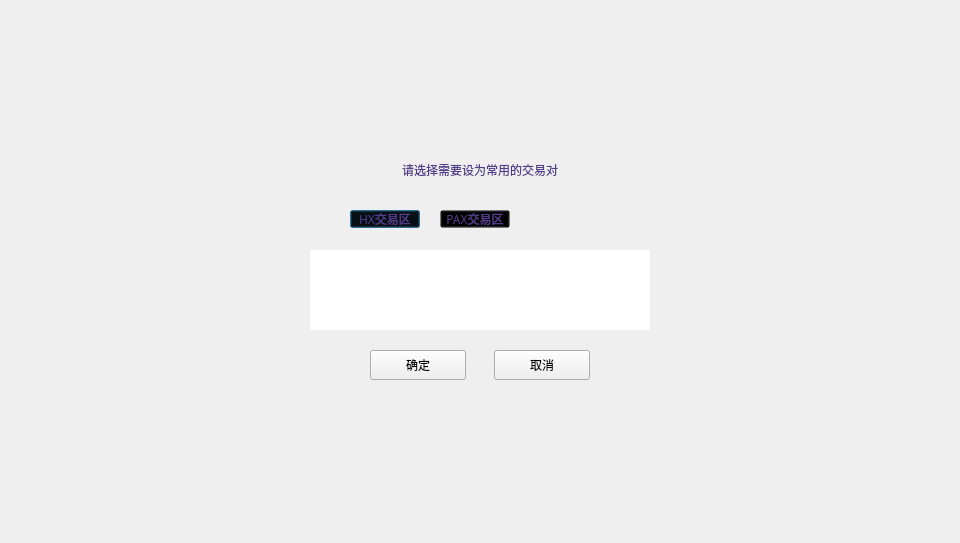
<?xml version="1.0" encoding="UTF-8"?>
<ui version="4.0">
 <class>AddMyExchangePairsDialog</class>
 <widget class="QDialog" name="AddMyExchangePairsDialog">
  <property name="geometry">
   <rect>
    <x>0</x>
    <y>0</y>
    <width>960</width>
    <height>543</height>
   </rect>
  </property>
  <property name="windowTitle">
   <string>Dialog</string>
  </property>
  <widget class="QWidget" name="widget" native="true">
   <property name="geometry">
    <rect>
     <x>0</x>
     <y>0</y>
     <width>960</width>
     <height>543</height>
    </rect>
   </property>
   <property name="font">
    <font>
     <family>Microsoft YaHei UI Light</family>
    </font>
   </property>
   <widget class="QWidget" name="containerWidget" native="true">
    <property name="geometry">
     <rect>
      <x>290</x>
      <y>140</y>
      <width>380</width>
      <height>260</height>
     </rect>
    </property>
    <widget class="QToolButton" name="cancelBtn">
     <property name="geometry">
      <rect>
       <x>204</x>
       <y>210</y>
       <width>96</width>
       <height>30</height>
      </rect>
     </property>
     <property name="cursor">
      <cursorShape>PointingHandCursor</cursorShape>
     </property>
     <property name="styleSheet">
      <string notr="true"/>
     </property>
     <property name="text">
      <string>取消</string>
     </property>
    </widget>
    <widget class="QToolButton" name="okBtn">
     <property name="geometry">
      <rect>
       <x>80</x>
       <y>210</y>
       <width>96</width>
       <height>30</height>
      </rect>
     </property>
     <property name="cursor">
      <cursorShape>PointingHandCursor</cursorShape>
     </property>
     <property name="styleSheet">
      <string notr="true"/>
     </property>
     <property name="text">
      <string>确定</string>
     </property>
    </widget>
    <widget class="QLabel" name="textLabel">
     <property name="geometry">
      <rect>
       <x>40</x>
       <y>10</y>
       <width>300</width>
       <height>40</height>
      </rect>
     </property>
     <property name="styleSheet">
      <string notr="true">font: 12px &quot;微软雅黑&quot;;
color: rgb(83, 61, 138);</string>
     </property>
     <property name="text">
      <string>请选择需要设为常用的交易对</string>
     </property>
     <property name="scaledContents">
      <bool>false</bool>
     </property>
     <property name="alignment">
      <set>Qt::AlignCenter</set>
     </property>
     <property name="wordWrap">
      <bool>true</bool>
     </property>
    </widget>
    <widget class="QPushButton" name="marketBtn1">
     <property name="geometry">
      <rect>
       <x>60</x>
       <y>70</y>
       <width>70</width>
       <height>18</height>
      </rect>
     </property>
     <property name="cursor">
      <cursorShape>PointingHandCursor</cursorShape>
     </property>
     <property name="styleSheet">
      <string notr="true">background:transparent;
color: rgb(83, 61, 138);
font: 12px &quot;微软雅黑&quot;;</string>
     </property>
     <property name="text">
      <string>HX交易区</string>
     </property>
    </widget>
    <widget class="QPushButton" name="marketBtn3">
     <property name="geometry">
      <rect>
       <x>150</x>
       <y>70</y>
       <width>70</width>
       <height>18</height>
      </rect>
     </property>
     <property name="cursor">
      <cursorShape>PointingHandCursor</cursorShape>
     </property>
     <property name="styleSheet">
      <string notr="true">background:transparent;
color: rgb(83, 61, 138);
font: 12px &quot;微软雅黑&quot;;</string>
     </property>
     <property name="text">
      <string>PAX交易区</string>
     </property>
    </widget>
    <widget class="QScrollArea" name="scrollArea">
     <property name="geometry">
      <rect>
       <x>20</x>
       <y>110</y>
       <width>340</width>
       <height>80</height>
      </rect>
     </property>
     <property name="styleSheet">
      <string notr="true">QScrollArea{border:none;}</string>
     </property>
     <property name="widgetResizable">
      <bool>true</bool>
     </property>
     <widget class="QWidget" name="scrollAreaWidgetContents">
      <property name="geometry">
       <rect>
        <x>0</x>
        <y>0</y>
        <width>340</width>
        <height>80</height>
       </rect>
      </property>
      <property name="styleSheet">
       <string notr="true">#scrollAreaWidgetContents{background-color: rgb(255, 255, 255);}</string>
      </property>
     </widget>
    </widget>
   </widget>
  </widget>
 </widget>
 <resources/>
 <connections/>
</ui>
